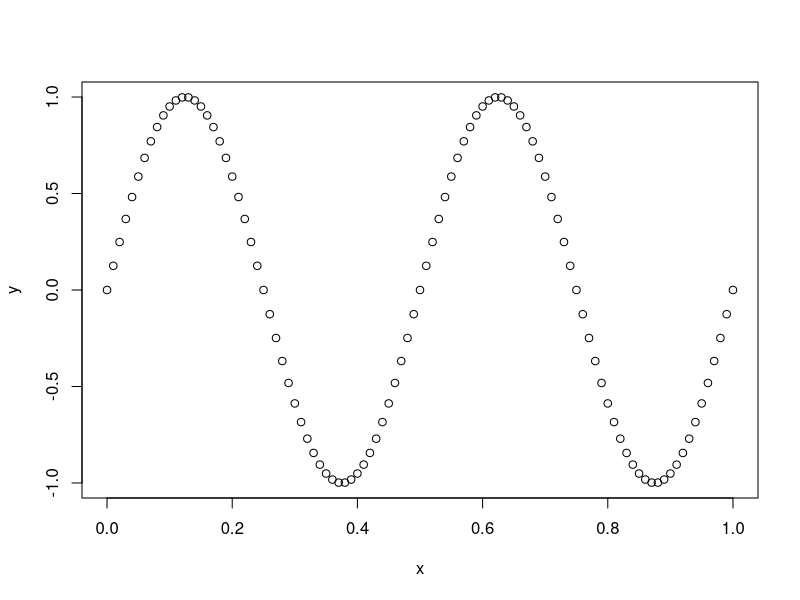
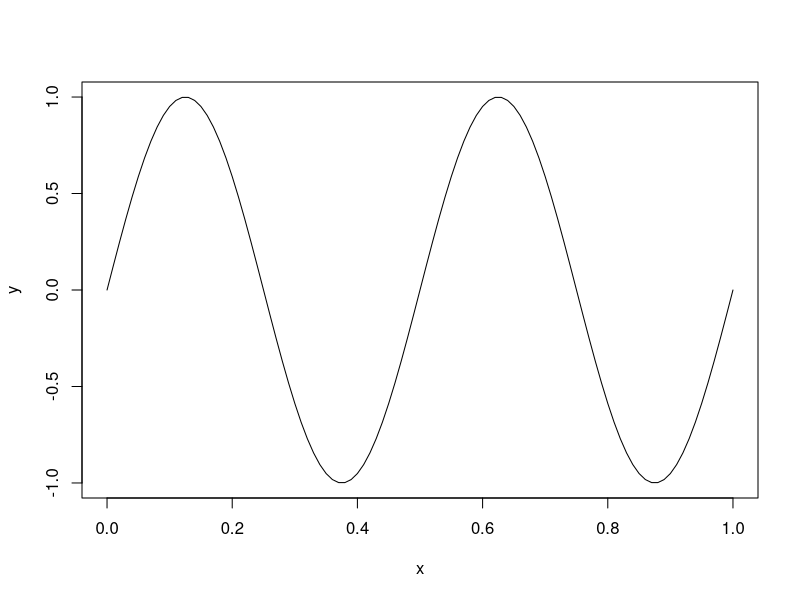
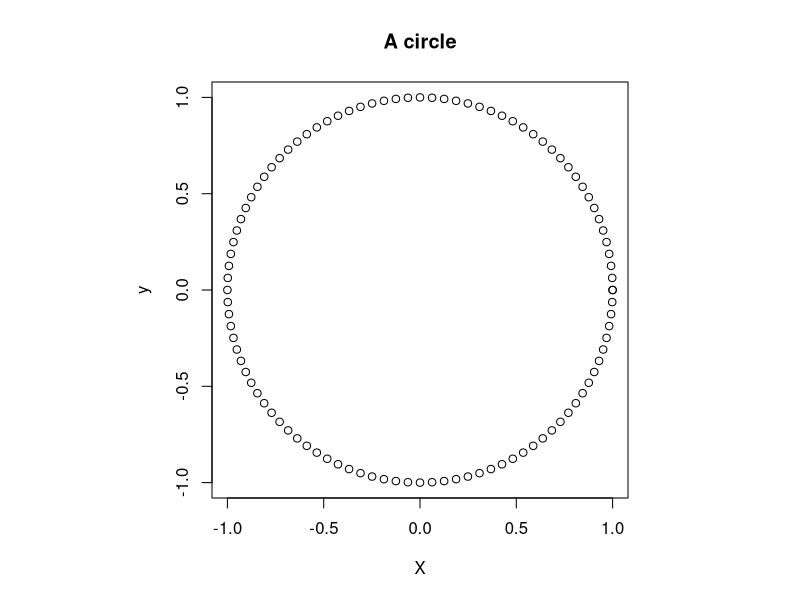

Write the R code that produced these figures, in order.
## ---- chunk 1
knitr::opts_chunk$set(echo = TRUE, comment=NA)
## ---- chunk 2
7+2
## ---- chunk 3
7+2
## ---- chunk 4
x <- 7+2
## ---- chunk 5
x^2
## ---- chunk 6
y <- sqrt(1.21)
## ---- chunk 7
y
## ---- chunk 8
pi
## ---- chunk 9
a <- 1+2i
b <- 1i
## ---- chunk 10
a/b
## ---- chunk 11
Conj(a)
## ---- chunk 12
1.5
## ---- chunk 13
c(0.5, 0.7)
## ---- chunk 14
c(TRUE, FALSE) 
## ---- chunk 15
c("dog","cat","chicken") 
## ---- chunk 16
9:12 
## ---- chunk 17
c(1+0i, 2+4i) 
## ---- chunk 18
x <- c(2, 4, 8, 16)
x + (1:4) 
## ---- chunk 19
x / (1:4) 
## ---- chunk 20
x + c(10, 200)
## ---- chunk 21
x + 10
## ---- chunk 22
x + c(10, 200, 3000)
## ---- chunk 23
c(2.2, 4, 8)*c(TRUE, FALSE, FALSE) 
## ---- chunk 24
seq(0, 2, length.out = 5)
## ---- chunk 25
seq(0, 2, by = 0.5)
## ---- chunk 26
seq(0, -2, by = -0.5)
## ---- chunk 27
x <- seq(0, 2, by = 0.5)
sin(x)
## ---- chunk 28
x[1]
x[2]
## ---- chunk 29
1:50
## ---- chunk 30
A <- matrix(c(1,2,1,2,3,1,4,2,1), nrow=3, ncol=3)
A
## ---- chunk 31
A[2,3]
## ---- chunk 32
A[2, 3] <- 7
A
## ---- chunk 33
B <- A[1:2, 1:3]
B
## ---- chunk 34
B <- A[2:3, 2:3]
B
## ---- chunk 35
B <- t(A)
B
## ---- chunk 36
u <- c(1, 1, 5)
B <- rbind(A, u, deparse.level=0)
B
## ---- chunk 37
v <- c(2, 2, 5)
B <- cbind(A, v, deparse.level=0)
B
## ---- chunk 38
B <- diag(2)
B
## ---- chunk 39
B <- matrix(0, 2, 2)
B
## ---- chunk 40
B[, 1] <- c(2, 2)
B
## ---- chunk 41
A <- matrix(c(1,1,2,3), nrow=2, ncol=2)
B <- matrix(1, 2, 2)
A+B
## ---- chunk 42
A * B
## ---- chunk 43
A %*% B
## ---- chunk 44
x <- c(2, 1)
## ---- chunk 45
A %*% x
## ---- chunk 46
x %*% A
## ---- chunk 47
as.vector(x %*% A)
## ---- chunk 48
A <- matrix(c(1,2,1,2,1,1,3,1,1), nrow=3, ncol=3)
A
## ---- chunk 49
b <- c(2,2,1)
## ---- chunk 50
solve(A,b)
## ---- chunk 51
x <- seq(0, 1, by=0.01)
y <- sin(4*pi*x)
## ---- chunk 52
plot(x, y)
## ---- chunk 53
plot(x, y, type="l")
## ---- chunk 54
theta=(0:100)*2*pi/100;
## ---- chunk 55
x <- cos(theta)
y <- sin(theta)
## ---- chunk 56
par(pty="s")
plot(x, y, main="A circle", xlab="X", ylab="y")
par(pty="m")
